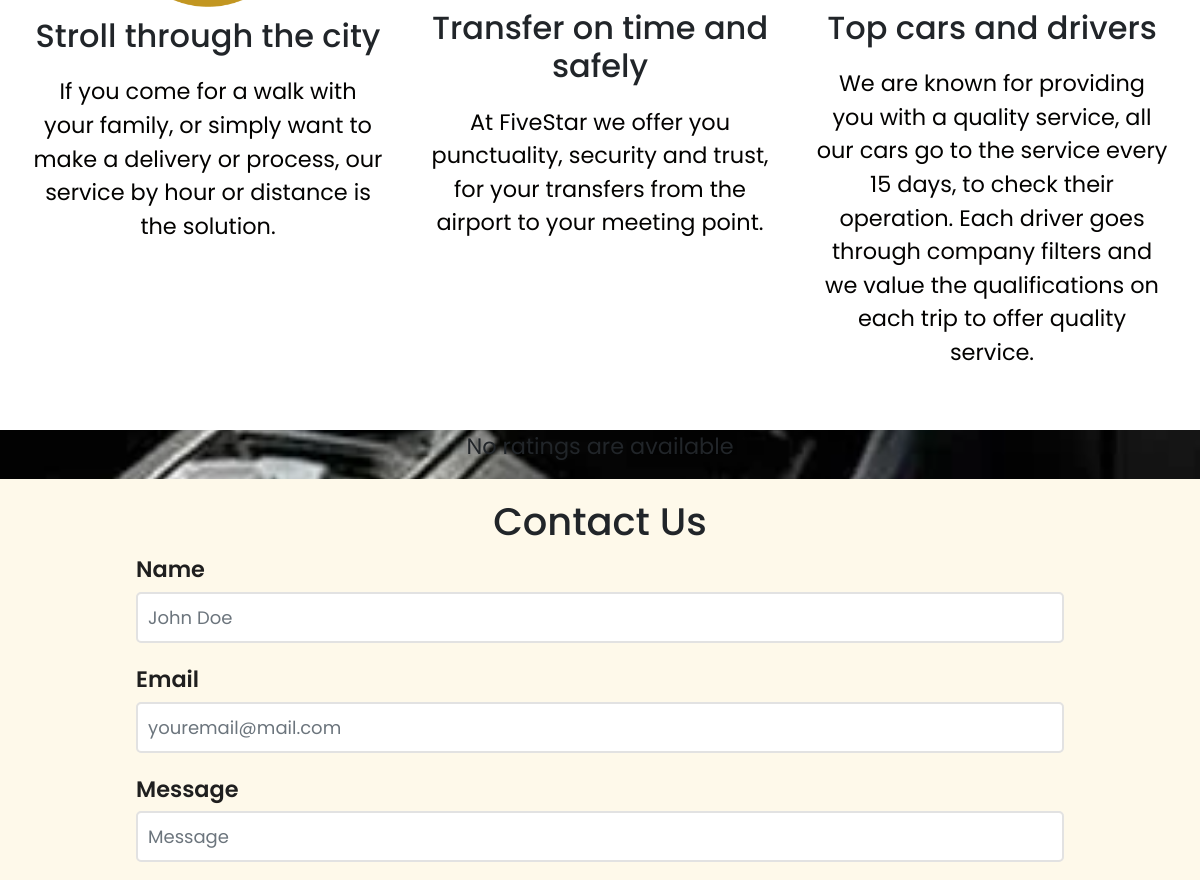
The app's page /main/ (middle part), older data.
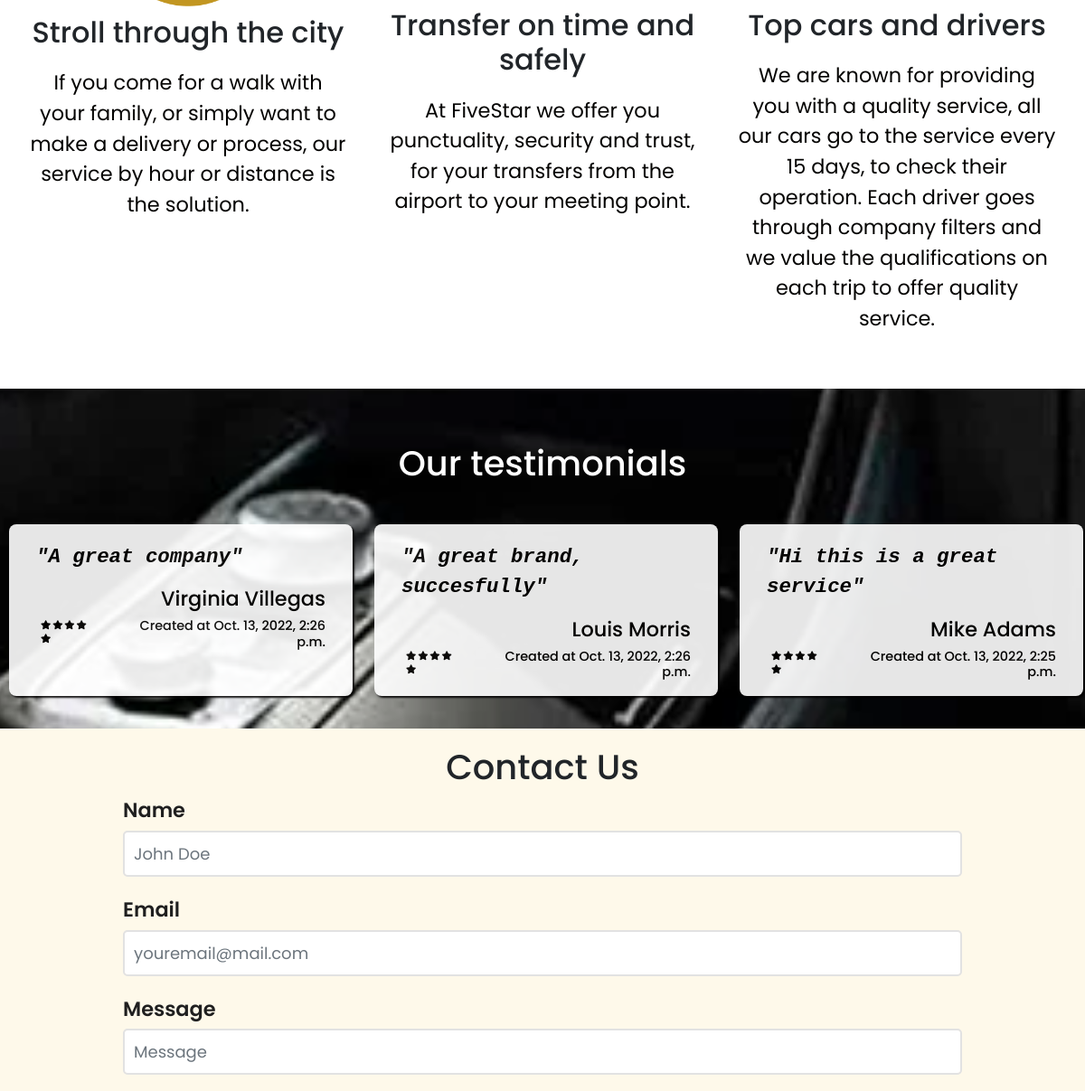
The same page, newer data.
### main/models.py (models this page shows, shortened)
class Rating(models.Model):
    first_name = models.CharField(max_length=20)
    last_name= models.CharField(max_length=20)
    comments = models.CharField(max_length=50)
    stars = models.IntegerField(default=5)
    pub_date = models.DateTimeField("date published")

### main/views.py (the view)
# urls.py: path('', views.IndexView.as_view(), name='index'),
class IndexView(generic.ListView):
    template_name = "main/index.html"
    context_object_name = "latest_ratings_list"
    def get_queryset(self):
        return Rating.objects.filter(pub_date__lte=timezone.now()).order_by("-pub_date")[:3]

### templates/main/index.html (shortened to what this page needs)
<!DOCTYPE html>
<html lang="en">
  <head>
    {% load static %}
    <link rel="stylesheet" href="https://use.fontawesome.com/releases/v5.15.3/css/all.css">
    <link href="https://cdn.jsdelivr.net/npm/bootstrap@5.2.2/dist/css/bootstrap.min.css" rel="stylesheet">
  </head>
  <body>
    <div id="root">
    {% include "nav.html" %}
      {% block container %}
      {% include "hero.html" %}
      {% include "carrousel.html" %}
      {% include "services.html" %}
      {% include "ratings.html" %}
      {% include "contact.html" %}
      {% include "footer.html" %}
      {% endblock%}
    </div>
</html>

### templates/nav.html (shortened to what this page needs)
{% load static%}
<link rel="stylesheet" href="{% static '../static/main/css/global.css' %}" />
<link rel="stylesheet" href="{% static '../static/main/css/Header.css' %}" />

### templates/hero.html (shortened to what this page needs)
{% load static%}
<link rel="stylesheet" href="{% static '../static/main/css/global.css' %}" />
<link rel="stylesheet" href="{% static '../static/main/css/Hero.css' %}" />

### templates/carrousel.html (shortened to what this page needs)
{% load static%}
<link rel="stylesheet" href="{% static '../static/main/css/global.css' %}" />
<link rel="stylesheet" href="{% static '../static/main/css/Carrousel.css' %}" />
<div id="carouselExampleControls" class="carousel slide" data-bs-ride="carousel">

### templates/services.html (shortened to what this page needs)
{% load static%}
<link rel="stylesheet" href="{% static '../static/main/css/global.css' %}" />
<link rel="stylesheet" href="{% static '../static/main/css/Services.css' %}" />
<section id="service"class="service-main">
    <div class="service-list" >
        <div class="service-box" >
            <img src='../static/main/img/icons/city.png'  id="image-service" alt="car" />
              <h2 class="card-title" id="service-title">Stroll through the city</h2>
              <p class="card-text" id="p-service">If you come for a walk with your family, or simply want to make a delivery or process, our service by hour or distance is the solution.</p>
        </div>
        <div class="service-box" >
            <h2 class="card-title" id="service-title">Transfer on time and safely</h2>
            <p class="card-text" id="p-service">At FiveStar we offer you punctuality, security and trust, for your transfers from the airport to your meeting point.</p>
      </div>
      <div class="service-box" >
          <h2 class="card-title" id="service-title">Top cars and drivers</h2>
          <p class="card-text" id="p-service">We are known for providing you with a quality service, all our cars go to the service every 15 days, to check their operation. Each driver goes through company filters and we value the qualifications on each trip to offer quality service.</p>
    </div>
    </div>
  </div>

### templates/ratings.html (shortened to what this page needs)
{% load static%}
<link rel="stylesheet" href="{% static '../static/main/css/global.css' %}" />
<link rel="stylesheet" href="{% static '../static/main/css/Ratings.css' %}" />
<div id="ratings">
    {% if latest_ratings_list %}
    <h1 class="testimonials-title">Our testimonials</h1>
    <div class='container-rating'>
        <ul id="ul-rating" >
            {% for rating in latest_ratings_list %}
            <li id='testimonials'>
                <p class="comments">"{{ rating.comments}}"</p>
                <h2 class="name-customer">{{ rating.first_name}} {{ rating.last_name}}</h2>
                <div class="starring">
                <div class="stars">
                    <i class="fas fa-star"></i>
                    <i class="fas fa-star"></i>
                    <i class="fas fa-star"></i>
                    <i class="fas fa-star"></i>
                    <i class="fas fa-star"></i>
                </div>
                <h4 class="date">Created at {{rating.pub_date}}</h4>
                </div>
        </li>
            {% endfor %}
        </ul>
        {% else %}
        <p>No ratings are available</p>
        {% endif %}
    </div>
</div>

### templates/contact.html (shortened to what this page needs)
{% load static%}
<link rel="stylesheet" href="{% static '../static/main/css/global.css' %}" />
<link rel="stylesheet" href="{% static '../static/main/css/Contact.css' %}" />
<form class="contact-form needs-validation" novalidate id='contact' method="post" >
    <h1 class='contact-input-f'>Contact Us</h1>
    <div class='contact-input'>
        <label htmlFor="name">Name</label>
        <input type="text" class="form-control" id="name" name="name" placeholder="John Doe" required>
    </div>
    <div class='contact-input'>
        <label htmlFor="email">Email</label>
        <input type="email" class="form-control" type="email" id="email" name="email" placeholder="youremail@mail.com" required>
    </div>
    <div class='contact-input'>
        <label htmlFor="message">Message</label>
        <input type="text"class="form-control" id="message" name="message" placeholder="Message" required>
    </div>
</form>

### templates/footer.html (shortened to what this page needs)
{% load static%}
<link rel="stylesheet" href="{% static '../static/main/css/global.css' %}" />
<link rel="stylesheet" href="{% static '../static/main/css/Footer.css' %}" />

### static/main/css/global.css (style rules this page uses)
:root { --white: #FFFFFF; --black: #030200; --blue: #506496; --text-input-field: #F7F7F7; --light-golden: #E2D3A8; --very-light-golden: #FEF9EA; --golden:#D3B365; --ssm: 1rem; --sgm: 1.2rem; --sm: 1.4rem; --md: 1.6rem; --lg: 1.8rem; --eg: 2.4rem; --seg: 2.8rem; }
body { box-sizing: border-box; margin: 0; background-color: var(--white); box-sizing: border-box; padding: 0; font-size: 62.5%; width: 100%; font-family: 'Poppins'; }
h1 { font-size: var(--md); }
p { font-size: var(--sm); }
.contact-form { width: 100%; padding-top: 50px; background: var(--very-light-golden); padding: 20px; display: block; padding-bottom: 100px; padding-bottom: 50px; align-items: center; justify-content: center; box-sizing: border-box; }
.contact-input #email, .contact-input #name, .contact-input #message { margin: auto; display: block; align-items: center; }
.contact-input label { margin-left: 10%; }
.contact-form > div { margin-bottom: 20px; }
.contact-form label { display: block; font-weight: 600; font-size: var(--sm); margin-bottom: 5px; color: #1f1f1f; }
.contact-form input, .contact-form textarea { width: 80%; border-radius: 5px; border: 2px solid #e2e2e2; font-size: 18px; padding: 10px; margin-bottom: 5px; color: #1f1f1f; }

### static/main/css/Carrousel.css (style rules this page uses)
#carouselExampleControls { width: 98%; margin: auto; display: block; height: auto; margin-top: 20px; margin-bottom: 20px; }

### static/main/css/Services.css (style rules this page uses)
.service-main { margin: 2rem 0 0 0; display:block; position: relative; width: 100%; text-align: center; }
.service-list { display: inline-flex; margin: auto; }
.service-box { box-sizing: border-box; margin: 0; padding: 0var(--deka); width: 100%; padding-bottom: 20px; }
.card-title { padding-top: 10px; }
#image-service { text-align: center; flex: none; order: 0; flex-grow: 0; width: 180px; margin: auto; display: block; }
#p-service { font-size: var(--sm); color: var(--black); text-align: center; align-content: center; border: hidden; padding: 20px 20px 20px 20px; }

### static/main/css/Ratings.css (style rules this page uses)
#ratings { background-image: url('../img/images/bg.jpeg'); background-repeat: no-repeat; background-position: center; background-size:cover; background-attachment: fixed; display: flex; justify-content: center; flex-wrap: wrap; align-items: center; top: 0; background-color: var(--blue); }
#ul-rating { display: flex; justify-content: center; }
h1.testimonials-title { font-size: var(--eg); padding-top: 5%; color: var(--white); width: auto; }
.container-rating { opacity: 90%; display: flex; margin: 3% 3% 3% 3%; margin-bottom: 10px; border-radius: 10px; height:auto; width: max-content; }
#testimonials { padding: 20px 20px 10px 10px; background-color:var(--white); color: var(--black); font-weight: 800; margin-bottom: 10px; margin-right: 24px; list-style: none; flex-direction: column; box-shadow: 2px 2px 2px var(--black); border-radius: 8px; }
.comments { padding-left: 20px; font-style: italic; font-size: var(--sm); font-family: 'Courier New', Courier, monospace; width: 350px; }
.name-customer { font-size: var(--sm); text-align: right; padding-right: 10px; }
.date { text-align: right; font-size: 0.9rem; padding-right: 10px; }
.stars { padding-left: 25px; padding-right: 20px; }
.starring { margin: 0; display: flex; align-content: center; justify-content: space-between; }

### static/main/css/Contact.css (style rules this page uses)
.contact-form { width: 100%; padding-top: 50px; background: var(--very-light-golden); padding: 20px; display: block; padding-bottom: 100px; padding-bottom: 50px; align-items: center; justify-content: center; box-sizing: border-box; }
.contact-input #email, .contact-input #name, .contact-input #message { margin: auto; display: block; align-items: center; }
.contact-input label { margin-left: 10%; }
h1.contact-input-f { text-align: center; font-size: var(--eg); }
.contact-form > div { margin-bottom: 20px; }
.contact-form label { display: block; font-weight: 600; font-size: var(--sm); margin-bottom: 5px; color: #1f1f1f; }
.contact-form input, .contact-form textarea { width: 80%; border-radius: 5px; border: 2px solid #e2e2e2; font-size: 18px; padding: 10px; margin-bottom: 5px; color: #1f1f1f; }

Row changes from the older to the newer data that the page shows:
added Rating: comments "A great company", first_name "Virginia", last_name "Villegas", pub_date "Oct. 13, 2022, 2:26 p.m."
added Rating: comments "A great brand, succesfully", first_name "Louis", last_name "Morris", pub_date "Oct. 13, 2022, 2:26 p.m."
added Rating: comments "Hi this is a great service", first_name "Mike", last_name "Adams", pub_date "Oct. 13, 2022, 2:25 p.m."
Text that changed along with them:
text no longer shown: "No ratings are available"
text now shown: "Our testimonials"
